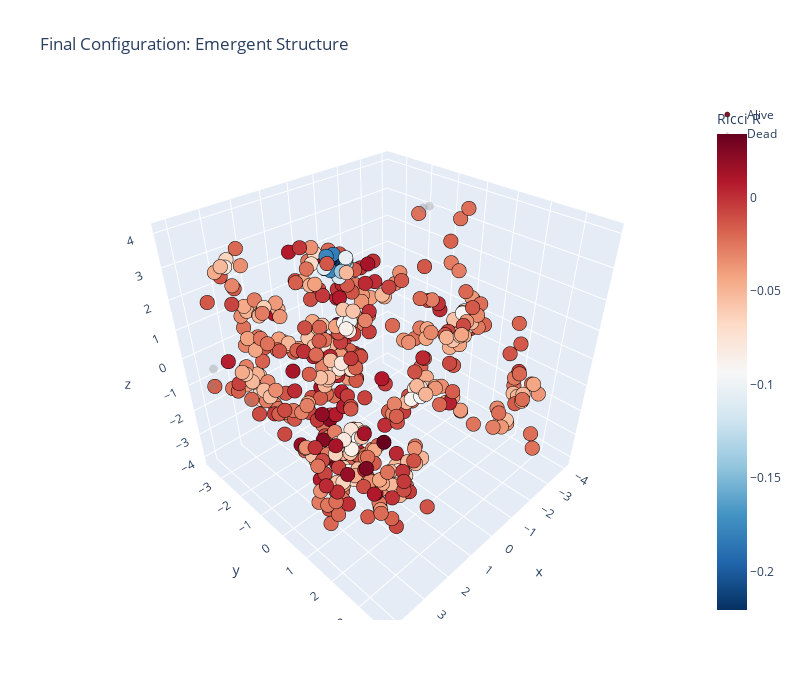

Write notebook code for a chart like this one.
### Markdown cell above
## 7. Visualization 3: Final Configuration

### Code cell
# Recompute final geometry
R_final, H_final = gas.compute_curvature(state, cache=True)

fig = plot_walkers_3d(state, title="Final Configuration: Emergent Structure")
fig.show()

print(f"\nFinal state:")
print(f"  Alive walkers: {state.s.sum():.0f}/{N}")
print(f"  Ricci range: [{R_final[state.s.bool()].min():.3f}, {R_final[state.s.bool()].max():.3f}]")
print(f"  Spatial std: {state.x[state.s.bool()].std(dim=0).mean():.3f}")

### Figure 1 — Plotly figure (JSON) as saved in the notebook; plotly's stock layout.template omitted (floating-point values rounded to 4 significant figures; data arrays with more than 128 entries replaced by an {"elided": "..."} marker saying what was removed)
{"data": [{"hovertemplate": "<b>Walker %{text}</b><br>x: %{x:.2f}<br>y: %{y:.2f}<br>z: %{z:.2f}<extra></extra>", "marker": {"color": {"elided": "493 float values"}, "colorbar": {"title": {"text": "Ricci R"}}, "colorscale": [[0, "rgb(5,48,97)"], [0.1, "rgb(33,102,172)"], [0.2, "rgb(67,147,195)"], [0.3, "rgb(146,197,222)"], [0.4, "rgb(209,229,240)"], [0.5, "rgb(247,247,247)"], [0.6, "rgb(253,219,199)"], [0.7, "rgb(244,165,130)"], [0.8, "rgb(214,96,77)"], [0.9, "rgb(178,24,43)"], [1, "rgb(103,0,31)"]], "line": {"color": "black", "width": 0.5}, "size": 5}, "mode": "markers", "name": "Alive", "text": {"elided": "493 str values"}, "type": "scatter3d", "x": {"elided": "493 float values"}, "y": {"elided": "493 float values"}, "z": {"elided": "493 float values"}}, {"marker": {"color": "gray", "opacity": 0.3, "size": 3}, "mode": "markers", "name": "Dead", "type": "scatter3d", "x": [4.054, -2.114, 4.147, 4.022, 2.394, -1.841, -4.007], "y": [-2.99, -0.3664, -2.6, -1.225, 0.3248, -0.37, 0.4936], "z": [-0.7022, 4.004, 0.1931, -0.2179, -4.105, 4.022, -0.2955]}], "layout": {"height": 700, "scene": {"aspectmode": "cube", "xaxis": {"title": {"text": "x"}}, "yaxis": {"title": {"text": "y"}}, "zaxis": {"title": {"text": "z"}}}, "title": {"text": "Final Configuration: Emergent Structure"}, "width": 800}}
